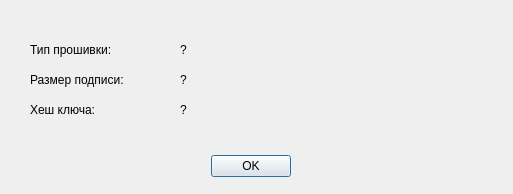
<?xml version="1.0" encoding="UTF-8"?>
<ui version="4.0">
 <class>signinfo</class>
 <widget class="QDialog" name="signinfo">
  <property name="geometry">
   <rect>
    <x>0</x>
    <y>0</y>
    <width>513</width>
    <height>194</height>
   </rect>
  </property>
  <property name="windowTitle">
   <string>Dialog</string>
  </property>
  <widget class="QDialogButtonBox" name="buttonBox">
   <property name="geometry">
    <rect>
     <x>200</x>
     <y>150</y>
     <width>91</width>
     <height>32</height>
    </rect>
   </property>
   <property name="orientation">
    <enum>Qt::Horizontal</enum>
   </property>
   <property name="standardButtons">
    <set>QDialogButtonBox::Ok</set>
   </property>
  </widget>
  <widget class="QLabel" name="label">
   <property name="geometry">
    <rect>
     <x>30</x>
     <y>40</y>
     <width>131</width>
     <height>20</height>
    </rect>
   </property>
   <property name="text">
    <string>Тип прошивки:</string>
   </property>
  </widget>
  <widget class="QLabel" name="label_2">
   <property name="geometry">
    <rect>
     <x>30</x>
     <y>70</y>
     <width>131</width>
     <height>20</height>
    </rect>
   </property>
   <property name="text">
    <string>Размер подписи:</string>
   </property>
  </widget>
  <widget class="QLabel" name="label_3">
   <property name="geometry">
    <rect>
     <x>30</x>
     <y>100</y>
     <width>121</width>
     <height>20</height>
    </rect>
   </property>
   <property name="text">
    <string>Хеш ключа:</string>
   </property>
  </widget>
  <widget class="QLabel" name="stype">
   <property name="geometry">
    <rect>
     <x>180</x>
     <y>40</y>
     <width>271</width>
     <height>20</height>
    </rect>
   </property>
   <property name="text">
    <string>?</string>
   </property>
  </widget>
  <widget class="QLabel" name="ssize">
   <property name="geometry">
    <rect>
     <x>180</x>
     <y>70</y>
     <width>211</width>
     <height>20</height>
    </rect>
   </property>
   <property name="text">
    <string>?</string>
   </property>
  </widget>
  <widget class="QLabel" name="shash">
   <property name="geometry">
    <rect>
     <x>180</x>
     <y>100</y>
     <width>321</width>
     <height>20</height>
    </rect>
   </property>
   <property name="text">
    <string>?</string>
   </property>
  </widget>
 </widget>
 <resources/>
 <connections>
  <connection>
   <sender>buttonBox</sender>
   <signal>accepted()</signal>
   <receiver>signinfo</receiver>
   <slot>accept()</slot>
   <hints>
    <hint type="sourcelabel">
     <x>248</x>
     <y>254</y>
    </hint>
    <hint type="destinationlabel">
     <x>157</x>
     <y>274</y>
    </hint>
   </hints>
  </connection>
  <connection>
   <sender>buttonBox</sender>
   <signal>rejected()</signal>
   <receiver>signinfo</receiver>
   <slot>reject()</slot>
   <hints>
    <hint type="sourcelabel">
     <x>316</x>
     <y>260</y>
    </hint>
    <hint type="destinationlabel">
     <x>286</x>
     <y>274</y>
    </hint>
   </hints>
  </connection>
 </connections>
</ui>
